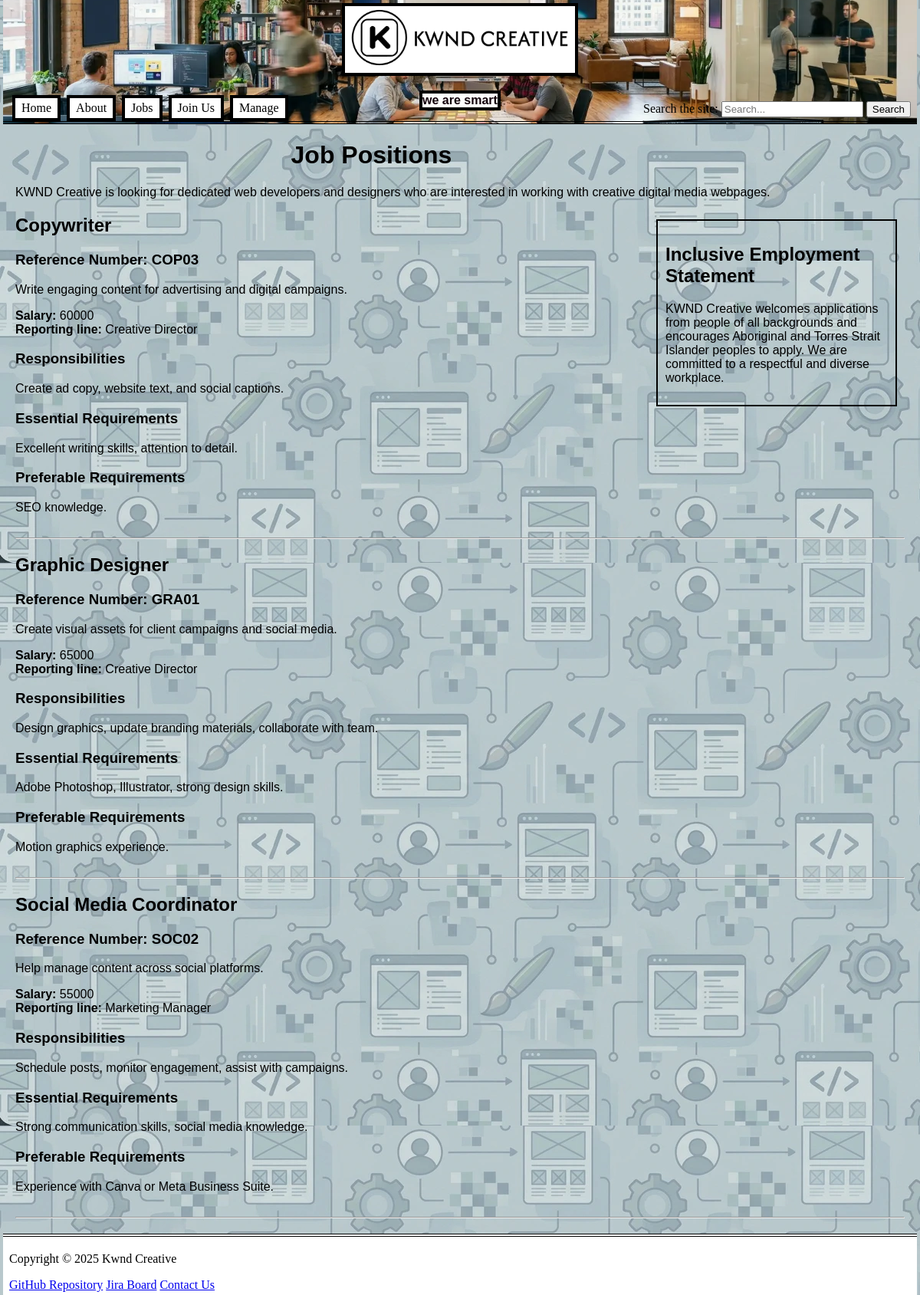
/jobs.php, run on the app's committed database.
### tables this page shows
CREATE TABLE `jobs` (
  `job_ref` varchar(5) NOT NULL,
  `job_title` varchar(100) NOT NULL,
  `salary` varchar(100) NOT NULL,
  `reporting_line` varchar(100) NOT NULL,
  `description` text NOT NULL,
  `responsibilities` text NOT NULL,
  `essentials` text NOT NULL,
  `preferables` text NOT NULL
);

### jobs.php (the view, shortened to what this page needs)
<?php
require_once("settings.php");
?>
<!DOCTYPE html>
<html lang="en">
<head>
    <link rel="stylesheet" href="style.css">
</head>
<body>
<?php include 'header.inc'; ?>
<main>
<h1>Job Positions</h1>
<p>
    KWND Creative is looking for dedicated web developers and designers who are interested in working with creative digital media webpages.
</p>
<aside>
    <h2>Inclusive Employment Statement</h2>
    <p>
        KWND Creative welcomes applications from people of all backgrounds and encourages Aboriginal and Torres Strait Islander peoples to apply.
        We are committed to a respectful and diverse workplace.
    </p>
</aside>
<?php
$query = "SELECT * FROM jobs";
$result = mysqli_query($conn, $query);
if ($result && mysqli_num_rows($result) > 0) {
    while ($row = mysqli_fetch_assoc($result)) {
        echo "<section>";
        echo "<h2>" . htmlspecialchars($row['job_title']) . "</h2>";
        echo "<h3>Reference Number: " . htmlspecialchars($row['job_ref']) . "</h3>";
        echo "<p>" . htmlspecialchars($row['description']) . "</p>";
        echo "<p>";
        echo "<strong>Salary:</strong> " . htmlspecialchars($row['salary']) . "<br>";
        echo "<strong>Reporting line:</strong> " . htmlspecialchars($row['reporting_line']);
        echo "</p>";
        echo "<h3>Responsibilities</h3>";
        echo "<p>" . nl2br(htmlspecialchars($row['responsibilities'])) . "</p>";
        echo "<h3>Essential Requirements</h3>";
        echo "<p>" . nl2br(htmlspecialchars($row['essentials'])) . "</p>";
        echo "<h3>Preferable Requirements</h3>";
        echo "<p>" . nl2br(htmlspecialchars($row['preferables'])) . "</p>";
        echo "</section><hr>";
    }
} else {
    echo "<p>No jobs available.</p>";
}
?>
</main>
<?php include 'footer.inc'; ?>
</body>
</html>

### styles/style.css (style rules this page uses)
body { margin: 0; padding: 0; background-image: url('images/backdrop.webp'); background-repeat: repeat; }
aside { float: right; width: 25%; border: 2px solid #000000; padding: 10px; margin: 10px; }
section { margin-bottom: 30px; }
main { margin: 20px; font-family: Arial, sans-serif; }
body { background-color: #FDFCFA; }

### data on the page
jobs: job_title "Copywriter", job_ref "COP03", description "Write engaging content for advertising and digital campaigns.", salary "60000", reporting_line "Creative Director", responsibilities "Create ad copy, website text, and social captions.", essentials "Excellent writing skills, attention to detail.", preferables "SEO knowledge."
jobs: job_title "Graphic Designer", job_ref "GRA01", description "Create visual assets for client campaigns and social media.", salary "65000", reporting_line "Creative Director", responsibilities "Design graphics, update branding materials, collaborate with team.", essentials "Adobe Photoshop, Illustrator, strong design skills.", preferables "Motion graphics experience."
jobs: job_title "Social Media Coordinator", job_ref "SOC02", description "Help manage content across social platforms.", salary "55000", reporting_line "Marketing Manager", responsibilities "Schedule posts, monitor engagement, assist with campaigns.", essentials "Strong communication skills, social media knowledge.", preferables "Experience with Canva or Meta Business Suite."
